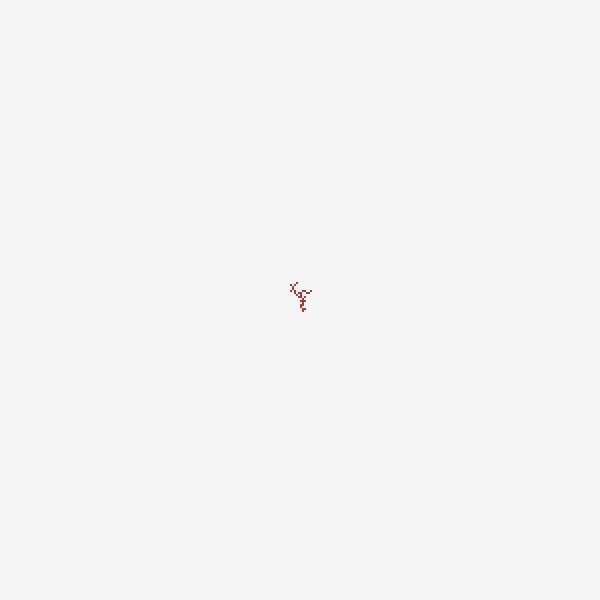
Frame 1 (no input)
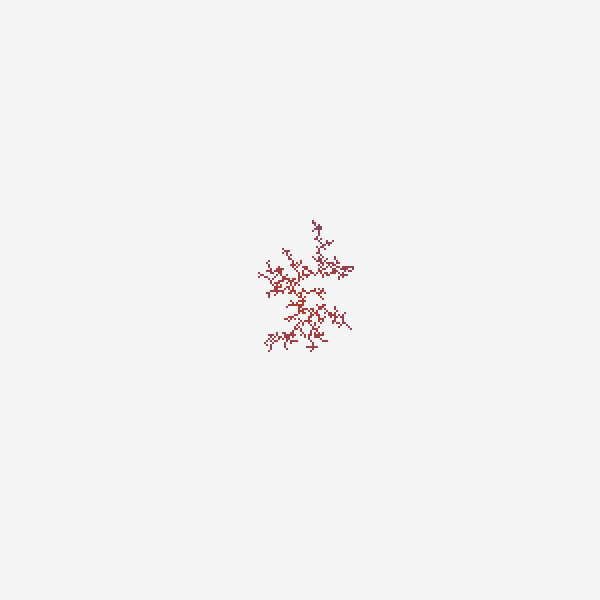
Frame 60 (no input)
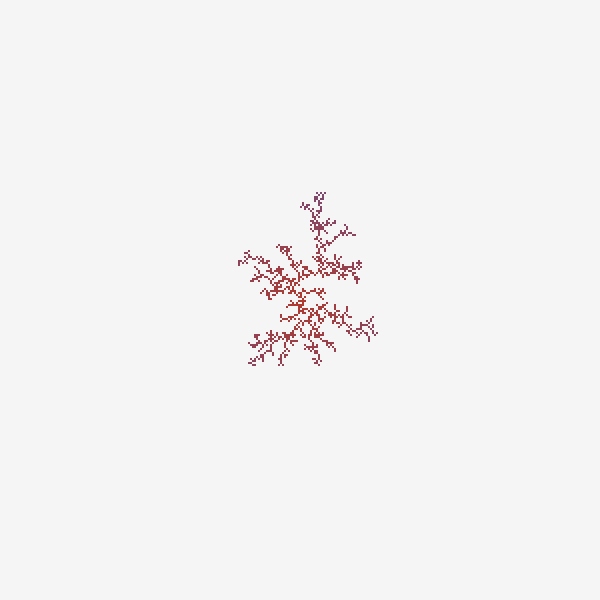
Frame 120 (the mouse pressed at the canvas centre since frame 60)

The p5.js sketch that drew these frames (run headless with seeded random() and noise() and a simulated clock; from frame 60 on, the mouse is pressed at the canvas centre):

// p5.js sketch
// ── sketch.js
const CEL = 2;
const PASSOS_POR_FRAME = 8000;
const PROB_GRUDAR = 0.3;

const DIRECOES = [
  [0, -1], [1, -1], [1, 0],
  [1, 1], [0, 1], [-1, 1],
  [-1, 0], [-1, -1],
];

let cols, rows;
let grade;
let cx, cy;
let raioMax = 0;
let limite; 
let caminhante;

let corInicio, corFim;

function setup() {
  createCanvas(600, 600);
  background(245);
  noStroke();

  cols = floor(width / CEL);
  rows = floor(height / CEL);
  grade = Array.from({ length: cols }, () => new Array(rows).fill(false));

  cx = floor(cols / 2);
  cy = floor(rows / 2);
  limite = min(cols, rows) / 2 - 3;

  corInicio = color("#b03a2e");
  corFim = color("#2b5fd9");

  ocupar(cx, cy);
  novoCaminhante();
}

function draw() {
  for (let i = 0; i < PASSOS_POR_FRAME; i++) {
    const [dx, dy] = random(DIRECOES);
    caminhante.x = constrain(caminhante.x + dx, 1, cols - 2);
    caminhante.y = constrain(caminhante.y + dy, 1, rows - 2);

    const d = dist(caminhante.x, caminhante.y, cx, cy);
    if (d > raioMax + 20) {
      novoCaminhante();
      continue;
    }

    if (temVizinhoOcupado(caminhante.x, caminhante.y) && random() < PROB_GRUDAR) {
      ocupar(caminhante.x, caminhante.y);
      novoCaminhante();

      if (raioMax >= limite) {
        noLoop();
        return;
      }
    }
  }
}

function novoCaminhante() {
  const a = random(TWO_PI);
  const r = min(raioMax + 5, limite);
  caminhante = {
    x: floor(cx + cos(a) * r),
    y: floor(cy + sin(a) * r),
  };
}

function temVizinhoOcupado(x, y) {
  for (const [dx, dy] of DIRECOES) {
    const nx = x + dx;
    const ny = y + dy;
    if (nx >= 0 && nx < cols && ny >= 0 && ny < rows && grade[nx][ny]) {
      return true;
    }
  }
  return false;
}

function ocupar(x, y) {
  grade[x][y] = true;

  const d = dist(x, y, cx, cy);
  raioMax = max(raioMax, d);

  const t = constrain(d / limite, 0, 1);
  fill(lerpColor(corInicio, corFim, t));
  rect(x * CEL, y * CEL, CEL, CEL);
}
